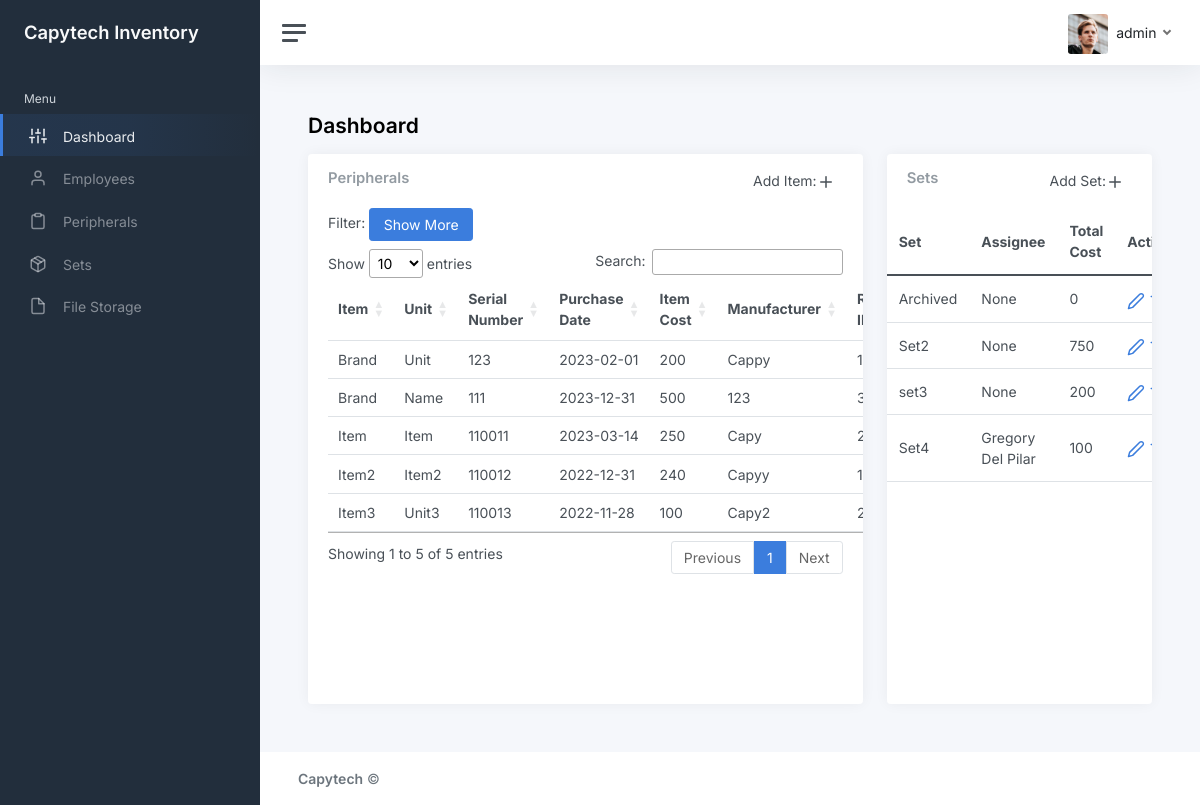
/index.php (signed in), run on the app's committed database.
### tables this page shows
CREATE TABLE `peripherals` (
  `component_id` int(11) NOT NULL,
  `brand` varchar(100) NOT NULL,
  `unit` varchar(100) NOT NULL,
  `serial_number` int(100) NOT NULL,
  `specs` varchar(255) NOT NULL,
  `price` int(11) NOT NULL,
  `manufacturer` varchar(255) NOT NULL,
  `purchase_date` date NOT NULL,
  `receipt_id` int(11) NOT NULL,
  `set_id` int(100) NOT NULL
);

CREATE TABLE `set_bundle` (
  `set_id` int(100) NOT NULL,
  `set_name` varchar(255) NOT NULL
);

CREATE TABLE `employees` (
  `id` int(11) NOT NULL,
  `firstname` varchar(255) NOT NULL,
  `lastname` varchar(255) NOT NULL,
  `set_id` int(100) NOT NULL
);

### components/main.php (the view, shortened to what this page needs)
<main class="content">
<link rel="stylesheet" href="https://cdnjs.cloudflare.com/ajax/libs/font-awesome/4.7.0/css/font-awesome.min.css">
	<div class="container-fluid p-0">
		<h1 class="h3 mb-3"><strong>Dashboard</strong></h1>
		<div class="row">
			<div class="col-12 col-lg-8 col-xxl-9 d-flex">
				<div class="card flex-fill">
					<div class="card-header d-flex justify-content-between">
						<h5 class="card-title mb-0">Peripherals</h5>
						<?php
						if($_SESSION["user_type"] ==1){
							echo '<a data-bs-toggle="modal" data-bs-target="#createItem"><label for="addItem">Add Item: </label><i class="align-middle me-2" data-feather="plus"></i></a>';
						}?>
					</div>
					<div class="filter">
					<div id="showFilter">
						<label for="inputFirstname">Filter: </label>
						<button class="btn btn-primary" onclick="showFilters()">Show More</button>
					</div>
					</div>
					<table id="myTable" class="table table-hover my-0">
						<thead>
							<tr>
								<?php
										echo '<th><a class="sort-head">Item</a></th>';
										echo '<th><a class="sort-head"">Unit</a></th>';
										echo '<th><a class="sort-head">Serial Number</a></th>';
										echo '<th><a class="sort-head">Purchase Date</a></th>';
										echo '<th><a class="sort-head">Item Cost</a></th>';
										echo '<th><a class="sort-head">Manufacturer</a></th>';
										echo '<th><a class="sort-head">Receipt ID</a></th>';
								?>
							</tr>
						</thead>
						<tbody>
							<?php
								if(isset($_POST['brand'])){
									$brand = $_POST['brand'];
								} else {
									$brand = "";
								}
								if(isset($_POST['unit'])){
									$unit = $_POST['unit'];
								} else {
									$unit = "";
								}
								if(isset($_POST['serial_number'])){
									$serial_number = $_POST['serial_number'];
								} else {
									$serial_number = "";
								}
								if(isset($_POST['manufacturer'])){
									$manufacturer = $_POST['manufacturer'];
								} else {
									$manufacturer = "";
								}
								if(isset($_POST['purchaseDate'])){
									$purchaseDate = $_POST['purchaseDate'];
								} else {
									$purchaseDate = "";
								}
								if(isset($_POST['receiptId'])){
									$receiptId = $_POST['receiptId'];
								} else {
									$receiptId = "";
								}
								if(isset($_POST['bundle'])){
									$check = $_POST['bundle'];
									if($check != 'all'){
											if($serial_number == ""){
												if($purchaseDate == ""){
													$get_peripherals = "SELECT * FROM peripherals WHERE set_id = '$check' AND brand LIKE '%$brand%' AND unit LIKE '%$unit%' AND manufacturer LIKE '%$manufacturer%' AND receipt_id LIKE '%$receiptId%'";
												} else {
													$get_peripherals = "SELECT * FROM peripherals WHERE set_id = '$check' AND purchase_date = '$purchaseDate' AND brand LIKE '%$brand%' AND unit LIKE '%$unit%' AND manufacturer LIKE '%$manufacturer%' AND receipt_id LIKE '%$receiptId%'";
												}
											} else {
												if($purchaseDate == ""){
													$get_peripherals = "SELECT * FROM peripherals WHERE set_id = '$check' AND serial_number = '$serial_number' AND  brand LIKE '%$brand%' AND unit LIKE '%$unit%' AND manufacturer LIKE '%$manufacturer%' AND receipt_id LIKE '%$receiptId%'";
												} else {
													$get_peripherals = "SELECT * FROM peripherals WHERE set_id = '$check' AND purchase_date = '$purchaseDate' AND serial_number = '$serial_number' AND  brand LIKE '%$brand%' AND unit LIKE '%$unit%' AND manufacturer LIKE '%$manufacturer%' AND receipt_id LIKE '%$receiptId%'";
												}
											}
										$result = mysqli_query($db, $get_peripherals);
									} else {
											if($serial_number == ""){
												if($purchaseDate == ""){
													$get_peripherals = "SELECT * FROM peripherals WHERE brand LIKE '%$brand%' AND unit LIKE '%$unit%' AND manufacturer LIKE '%$manufacturer%' AND receipt_id LIKE '%$receiptId%'";
												} else {
													$get_peripherals = "SELECT * FROM peripherals WHERE brand LIKE '%$brand%' AND purchase_date = '$purchaseDate' AND unit LIKE '%$unit%' AND manufacturer LIKE '%$manufacturer%' AND receipt_id LIKE '%$receiptId%'";
												}
											} else {
												if($purchaseDate == ""){
													$get_peripherals = "SELECT * FROM peripherals WHERE serial_number = '$serial_number' AND brand LIKE '%$brand%' AND unit LIKE '%$unit%' AND manufacturer LIKE '%$manufacturer%' AND receipt_id LIKE '%$receiptId%'";
												} else {
													$get_peripherals = "SELECT * FROM peripherals WHERE serial_number = '$serial_number'  AND brand LIKE '%$brand%' AND unit LIKE '%$unit%' AND manufacturer LIKE '%$manufacturer%' AND receipt_id LIKE '%$receiptId%'";
												}
											}
										$result = mysqli_query($db, $get_peripherals);
									}
								} else {
									$get_peripherals = "SELECT * FROM peripherals";
									$result = mysqli_query($db, $get_peripherals);
								}
								while ($peripherals = mysqli_fetch_assoc($result)) {
									echo '<tr>';
										echo '<td>' . $peripherals['brand'] . '</td>';
										echo '<td>' . $peripherals['unit'] . '</td>';
										echo '<td>' . $peripherals['serial_number'] . '</td>';
										echo '<td>' . $peripherals['purchase_date'] . '</td>';
										echo '<td>' . $peripherals['price'] . '</td>';
										echo '<td>' . $peripherals['manufacturer'] . '</td>';
										echo '<td>' . $peripherals['receipt_id'] . '</td>';
										if($_SESSION["user_type"] ==1){
									echo '</tr>';
										}
								}
								?>
						</tbody>
					</table>
				</div>
			</div>
			<div class="col-12 col-lg-4 col-xxl-3 d-flex">
				<div class="card flex-fill w-100">
					<div class="card-header d-flex justify-content-between">
						<h5 class="card-title mb-0">Sets</h5>
						<?php
						if($_SESSION["user_type"] ==1){
							echo '<a data-bs-toggle="modal" data-bs-target="#createBundle"><label for="addSet">Add Set: </label><i class="align-middle me-2" data-feather="plus"></i></a>';
						} ?>
					</div>
					<div id="setTable">
					<table class="table table-hover my-0">
						<thead>
							<tr>
								<th class="col-2">Set</th>
								<th>Assignee</th>
								<th>Total Cost</th>
								<?php
								if($_SESSION["user_type"] ==1){
									echo '<th class>Actions</th>';
								} ?>
							</tr>
						</thead>
						<tbody>
						<?php
							$bundles = "SELECT * FROM set_bundle";
							$getBundles = mysqli_query($db, $bundles);
							while ($bundle = mysqli_fetch_assoc($getBundles)) {
								$bundleId = $bundle['set_id'];
								echo '<tr>';
									echo '<td>' . $bundle['set_name'] . '</td>';
									$bundleAssignments = "SELECT * from employees WHERE set_id = '$bundleId' ";
									$getBundleAssignments = mysqli_query($db, $bundleAssignments);
									if(mysqli_num_rows($getBundleAssignments)){
										while ($employee = mysqli_fetch_assoc($getBundleAssignments)) {
											echo '<td>' . $employee['firstname'] . ' ' . $employee['lastname'] .'</td>';
										}
									} else {
										echo '<td>None</td>';
									}
									$total = "SELECT SUM(price) as price from peripherals WHERE set_id = '$bundleId' ";
									$getTotal = mysqli_query($db, $total);
									$totals =mysqli_fetch_assoc($getTotal);
									if($totals['price'] == ""){
										$totals['price'] = 0;
									}
									echo '<td>' . $totals['price']  . '</td>';
									if($_SESSION["user_type"] ==1){
									echo '
									<td>
										<a data-bs-toggle="modal" data-bs-target="#editSet" class="set">
											<i class="align-middle" data-feather="edit-2"></i>
										</a>
										<a href="" data-bs-toggle="modal" data-bs-target="#deleteBundle" class="set">
											<i class="align-middle me-2" data-feather="trash-2"></i>
										</a>
									</td>';
								echo '</tr>';
									}
							}
						?>
						</tbody>
					</table>
					</div>
				</div>
			</div>
		</div>
	</div>
</main>

### index.php (shortened to what this page needs)
<?php include 'db/config.php'; session_start();
?>
<!DOCTYPE html>
<html lang="en">
<head>
	<link href="styles/css/bootstrap.min.css" rel="stylesheet">
	<link href="styles/css/app.css" rel="stylesheet">
	<link href="styles/css/main.css" rel="stylesheet">
	<link href="DataTables/datatables.min.css" rel="stylesheet"/>
</head>
<body>
	<div class="wrapper">
		<?php
			include './components/sidebar.php';
    	?>
		<div class="main">
			<?php
				include './components/navbar.php';
				include './components/main.php';
				include './components/footer.php';
			?>
		</div>
	</div>
</body>
</html>

### components/sidebar.php
<nav id="sidebar" class="sidebar js-sidebar">
    <div class="sidebar-content js-simplebar">
        <a class="sidebar-brand" href="index.html">
            <span class="align-middle">Capytech Inventory</span>
        </a>
        <ul class="sidebar-nav">
            <li class="sidebar-header">
                Menu
            </li>
            <li class="sidebar-item">
                <a class="sidebar-link" href="index.php">
                    <i class="align-middle" data-feather="sliders"></i> <span class="align-middle">Dashboard</span>
                </a>
            </li>
            <li class="sidebar-item">
				<a class="sidebar-link" href="employee.php">
                    <i class="align-middle" data-feather="user"></i> <span class="align-middle">Employees</span>
                </a>
			</li>
            <li class="sidebar-item">
				<a class="sidebar-link" href="peripherals.php">
                    <i class="align-middle" data-feather="clipboard"></i> <span class="align-middle">Peripherals</span>
                </a>
			</li>
            <li class="sidebar-item">
				<a class="sidebar-link" href="sets.php">
                    <i class="align-middle" data-feather="package"></i> <span class="align-middle">Sets</span>
                </a>
			</li>
            <li class="sidebar-item">
				<a class="sidebar-link" href="files.php">
                    <i class="align-middle" data-feather="file"></i> <span class="align-middle">File Storage</span>
                </a>
			</li>
        </ul>
    </div>
</nav>

### components/navbar.php (shortened to what this page needs)
<nav class="navbar navbar-expand navbar-light navbar-bg">
	<a class="sidebar-toggle js-sidebar-toggle">
          <i class="hamburger align-self-center"></i>
    </a>
	<div class="navbar-collapse collapse">
		<ul class="navbar-nav navbar-align">
			<li class="nav-item dropdown">
				<a class="nav-link dropdown-toggle d-none d-sm-inline-block" href="#" data-bs-toggle="dropdown">
					<img src="styles/img/avatars/avatar.jpg" class="avatar img-fluid rounded me-1" alt="Charles Hall" /> <span class="text-dark"><?php echo $_SESSION['username'];?></span>
				</a>
			</li>
		</ul>
	</div>
</nav>

### components/footer.php
<footer class="footer">
    <div class="container-fluid">
        <div class="row text-muted">
            <div class="col-6 text-start">
                <p class="mb-0">
                    <a class="text-muted" href="https://adminkit.io/" target="_blank"><strong>Capytech</strong></a> &copy;
                </p>
            </div>
        </div>
    </div>
</footer>

### styles/css/main.css (style rules this page uses)
.content .card { min-height: 550px; }
.filter { padding: 0 1.25rem; }
.sort-head { color: #495057; }
th { vertical-align: middle; }
.card { overflow: auto!important; }

### data on the page
peripherals: brand "Brand", unit "Unit", serial_number "123", purchase_date "2023-02-01", price "200", manufacturer "Cappy"
peripherals: brand "Brand", unit "Name", serial_number "111", purchase_date "2023-12-31", price "500", manufacturer "123"
peripherals: brand "Item", unit "Item", serial_number "110011", purchase_date "2023-03-14", price "250", manufacturer "Capy"
peripherals: brand "Item2", unit "Item2", serial_number "110012", purchase_date "2022-12-31", price "240", manufacturer "Capyy"
peripherals: brand "Item3", unit "Unit3", serial_number "110013", purchase_date "2022-11-28", price "100", manufacturer "Capy2"
set_bundle: set_name "Archived", shows "None", price "0"
set_bundle: set_name "Set2", shows "None", price "750"
set_bundle: set_name "set3", shows "None", price "200"
set_bundle: set_name "Set4", price "100"
employees: firstname "Gregory", lastname "Del Pilar"

### other printed values
$_SESSION['username'] "admin"
